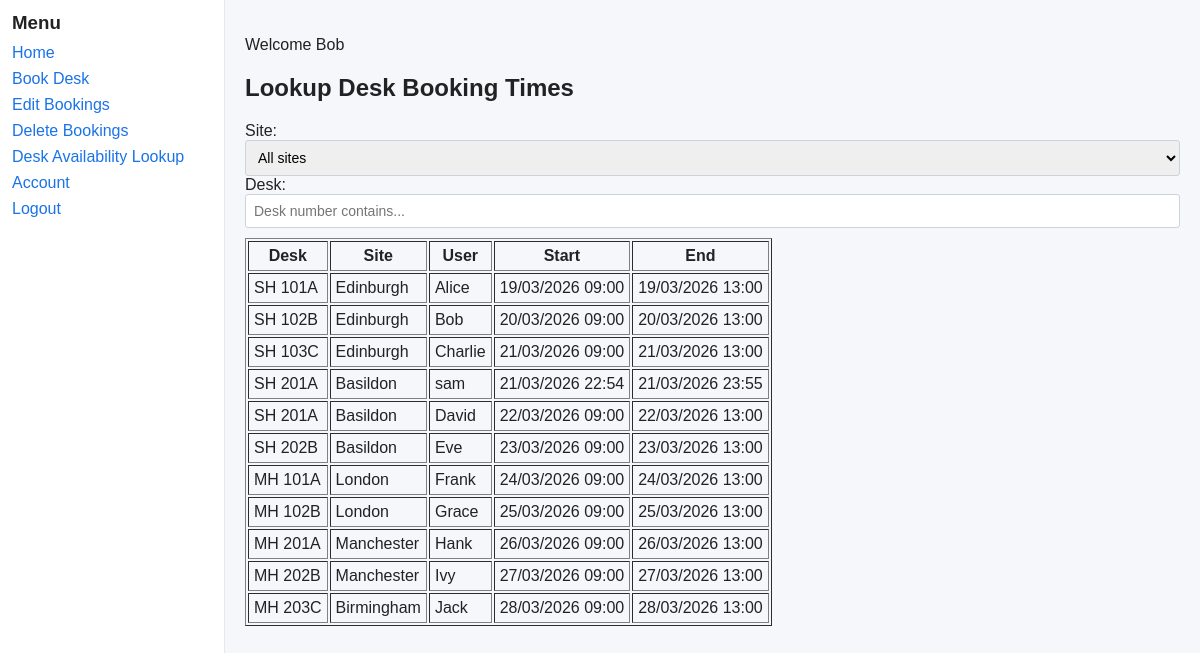
Screenshot of /lookup_bookings (signed in) with the database file from the repository.
### src/DeskBooker/models.py (models this page shows, shortened)
class User(db.Model):
    __tablename__ = 'users'
    id = db.Column(db.Integer, primary_key=True)
    name = db.Column(db.String(100), nullable=False)
    email = db.Column(db.String(120), unique=True, nullable=False)
    password = db.Column(db.String(255), nullable=False)
    role_id = db.Column(db.Integer, db.ForeignKey('roles.id'), nullable=False)
    role = db.relationship('Role')
    bookings = db.relationship('Booking', backref='user', lazy=True)
    __table_args__ = (
        CheckConstraint("instr(email, '@') > 1", name='ck_user_email_at'),
        CheckConstraint('length(name) > 0 AND length(name) <= 100', name='ck_user_name_len'),
        CheckConstraint('length(email) <= 120', name='ck_user_email_len'),
    )

class Desk(db.Model):
    __tablename__ = 'desks'
    id = db.Column(db.Integer, primary_key=True)
    desk_number = db.Column(db.String(20), nullable=False)
    floor = db.Column(db.Integer, nullable=False, default=0)
    site_id = db.Column(db.Integer, db.ForeignKey('sites.id'), nullable=False)
    bookings = db.relationship('Booking', backref='desk', lazy=True)
    __table_args__ = (
        UniqueConstraint('desk_number', 'site_id', name='uq_desk_number_site'),
        CheckConstraint('length(desk_number) > 0 AND length(desk_number) <= 20', name='ck_desk_number_len'),
    )

class Site(db.Model):
    __tablename__ = 'sites'
    id = db.Column(db.Integer, primary_key=True)
    name = db.Column(db.String(120), unique=True, nullable=False)
    desks = db.relationship('Desk', backref='site', lazy=True)
    __table_args__ = (
        CheckConstraint('length(name) > 0 AND length(name) <= 120', name='ck_site_name_len'),
    )

### src/DeskBooker/main.py (the view)
    @app.route('/lookup_bookings', methods=['GET'])
    @login_required
    def lookup_bookings():
        site_id = request.args.get('site_id')
        desk_q = request.args.get('desk_q', '').strip()
        sites = [ {'id': s.id, 'name': s.name} for s in Site.query.order_by(Site.name).all() ]
        selected_site_id = None
        if site_id:
            try:
                selected_site_id = int(site_id)
            except ValueError:
                selected_site_id = None
        q = Booking.query.join(Desk).join(Site).join(User)
        if selected_site_id:
            q = q.filter(Site.id == selected_site_id)
        if desk_q:
            q = q.filter(Desk.desk_number.ilike(f"%{desk_q}%"))
        q = q.order_by(Booking.start_time)
        bookings = q.all()
        results = []
        for b in bookings:
            results.append({
                'desk_number': b.desk.desk_number if b.desk else '',
                'site_name': b.desk.site.name if b.desk and b.desk.site else '',
                'user_name': b.user.name if b.user else '',
                'start_time': b.start_time.strftime('%Y-%m-%d %H:%M'),
                'end_time': b.end_time.strftime('%Y-%m-%d %H:%M'),
                'start_time_formatted': b.start_time.strftime('%d/%m/%Y %H:%M'),
                'end_time_formatted': b.end_time.strftime('%d/%m/%Y %H:%M')
            })
        return render_template('lookup_bookings.html', sites=sites, selected_site_id=selected_site_id, desk_q=desk_q, bookings=results)

### src/DeskBooker/templates/lookup_bookings.html (shortened to what this page needs)
{% extends "base.html" %}
{% block content %}
<h2>Lookup Desk Booking Times</h2>
<form method="GET" action="{{ url_for('lookup_bookings') }}">
    <label for="site-select">Site:</label>
    <select id="site-select" name="site_id">
        <option value="">All sites</option>
    </select>
    <label for="desk-q">Desk:</label>
    <input type="text" id="desk-q" name="desk_q" value="{{ desk_q or '' }}" placeholder="Desk number contains...">
</form>
{% if bookings is none or bookings|length == 0 %}
    <p>No matching bookings found.</p>
{% else %}
    <table border="1" cellpadding="5" style="margin-top:10px;">
        <thead>
            <tr>
                <th>Desk</th>
                <th>Site</th>
                <th>User</th>
                <th>Start</th>
                <th>End</th>
            </tr>
        </thead>
        <tbody>
            {% for b in bookings %}
                <tr>
                    <td>{{ b.desk_number }}</td>
                    <td>{{ b.site_name }}</td>
                    <td>{{ b.user_name }}</td>
                    <td>{{ b.start_time_formatted or b.start_time }}</td>
                    <td>{{ b.end_time_formatted or b.end_time }}</td>
                </tr>
            {% endfor %}
        </tbody>
    </table>
{% endif %}
{% endblock %}

### src/DeskBooker/templates/base.html (shortened to what this page needs)
<!DOCTYPE html>
<html>
<head>
    <link rel="stylesheet" href="{{ url_for('static', filename='css/styles.css') }}">
</head>
<body>
    <div class="container">
        <div class="sidebar">
            <h3>Menu</h3>
            <ul>
                <li><a href="{{ url_for('dashboard') }}">Home</a></li>
                <li><a href="{{ url_for('book_desk') }}">Book Desk</a></li>
                <li><a href="{{ url_for('edit_bookings') }}">Edit Bookings</a></li>
                <li><a href="{{ url_for('delete_bookings') }}">Delete Bookings</a></li>
                <li><a href="{{ url_for('lookup_bookings') }}">Desk Availability Lookup</a></li>
                <li><a href="{{ url_for('account') }}">Account</a></li>
                <li><a href="{{ url_for('logout') }}">Logout</a></li>
            </ul>
        </div>
        <div class="content">
            {% if session.get('user_name') %}
                <p>Welcome {{ session['user_name'] }}
                </p>
            {% endif %}
            {% block content %}
            {% endblock %}
        </div>
    </div>
</body>
</html>

### src/DeskBooker/static/css/styles.css (style rules this page uses)
body { font-family: Arial, Helvetica, sans-serif; background: #f5f7fa; color: #222; margin: 0; }
.container { display: flex; min-height: 100vh; }
.sidebar { width: 200px; padding: 12px; background: #ffffff; border-right: 1px solid #e6e9ee; }
.sidebar h3 { margin: 0 0 10px 0; }
.sidebar ul { list-style: none; padding: 0; margin: 0; }
.sidebar li { margin: 8px 0; }
.sidebar a { color: #1a73e8; text-decoration: none; }
.content { flex: 1; padding: 20px; background: transparent; }
input[type="text"], input[type="email"], input[type="password"], input[type="number"], input[type="datetime-local"], select, textarea { padding: 8px; border: 1px solid #ccd3db; border-radius: 3px; font-size: 14px; width: 100%; box-sizing: border-box; }
label { display: inline-block; }

### rows the page displays
User: user_name "Bob", user_name "Bob"
Desk: desk_number "SH 101A"
Site: site_name "Edinburgh" "Edinburgh" "Edinburgh"
User: user_name "Alice"
Desk: desk_number "SH 102B"
Desk: desk_number "SH 103C"
User: user_name "Charlie"
Desk: desk_number "SH 201A" "SH 201A"
Site: site_name "Basildon" "Basildon" "Basildon"
User: user_name "sam"
User: user_name "David"
Desk: desk_number "SH 202B"
User: user_name "Eve"
Desk: desk_number "MH 101A"
Site: site_name "London" "London"
User: user_name "Frank"
Desk: desk_number "MH 102B"
User: user_name "Grace"
Desk: desk_number "MH 201A"
Site: site_name "Manchester" "Manchester"
User: user_name "Hank"
Desk: desk_number "MH 202B"
User: user_name "Ivy"
Desk: desk_number "MH 203C"
Site: site_name "Birmingham"
User: user_name "Jack"

### other values shown
{{ b.start_time_formatted or b.start_time }} "19/03/2026 09:00" "20/03/2026 09:00" "21/03/2026 09:00" "21/03/2026 22:54" "22/03/2026 09:00" "23/03/2026 09:00" "24/03/2026 09:00" "25/03/2026 09:00" "26/03/2026 09:00" "27/03/2026 09:00" "28/03/2026 09:00"
{{ b.end_time_formatted or b.end_time }} "19/03/2026 13:00" "20/03/2026 13:00" "21/03/2026 13:00" "21/03/2026 23:55" "22/03/2026 13:00" "23/03/2026 13:00" "24/03/2026 13:00" "25/03/2026 13:00" "26/03/2026 13:00" "27/03/2026 13:00" "28/03/2026 13:00"
